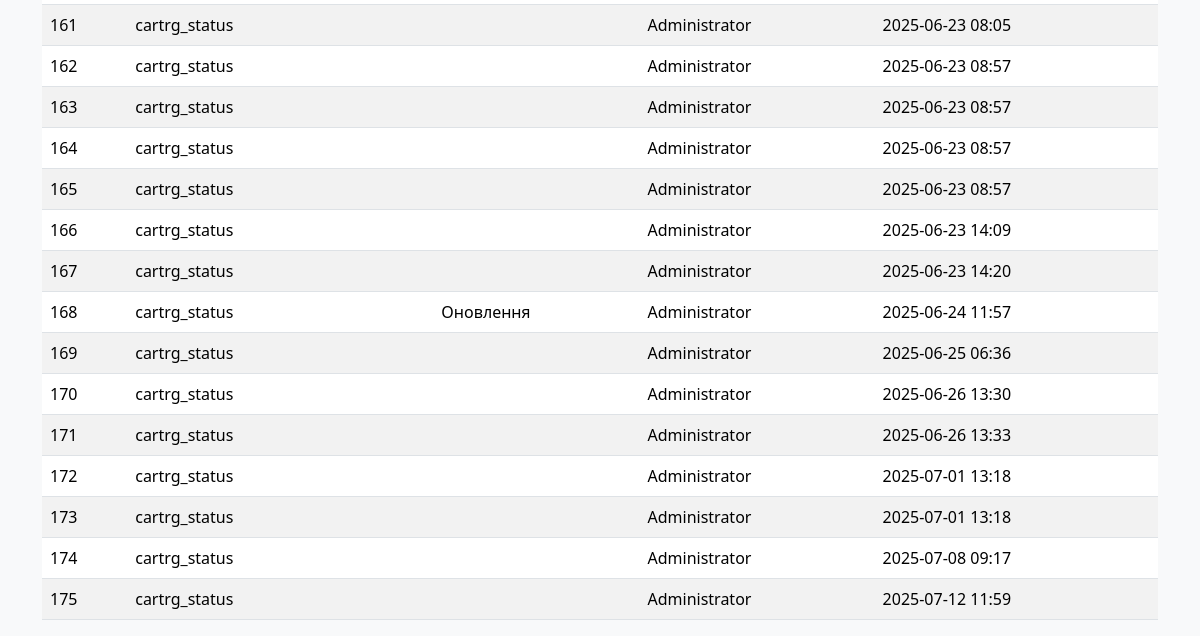
The app's page /event_log (signed in, lower part), older data.
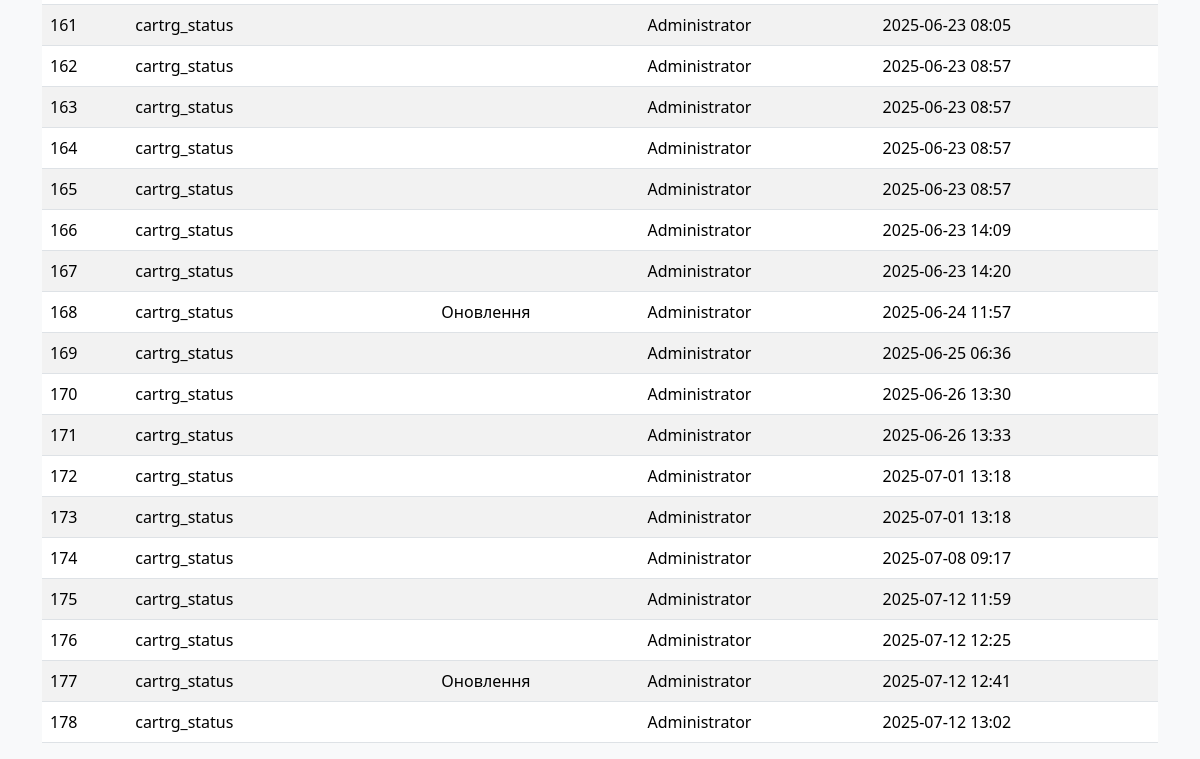
The same page, newer data.
### models.py (models this page shows)
class EventLog(db.Model):
    __tablename__ = "event_log"
    id: Mapped[int] = mapped_column(primary_key=True)
    table_name: Mapped[str] = mapped_column(String(30))
    event_type: Mapped[int] = mapped_column(Integer, server_default=literal(0))
    user_updated: Mapped[int] = mapped_column(ForeignKey(User.id))
    time_updated: Mapped[DateTime] = mapped_column(DateTime, server_default=func.now())

class User(db.Model, UserMixin):
    __tablename__ = "users"
    id: Mapped[int] = mapped_column(primary_key=True)
    username: Mapped[str] = mapped_column(String(30), unique=True, nullable=False)
    password: Mapped[str] = mapped_column(String(255), nullable=False)
    humanname: Mapped[str] = mapped_column(String(60), nullable=False)
    dept_id: Mapped[int] = mapped_column(ForeignKey('refill_dept.id'), nullable=False)
    lastlogin: Mapped[datetime] = mapped_column(DateTime, server_default=func.now())
    active: Mapped[bool] = mapped_column(default=True)
    time_updated: Mapped[DateTime] = mapped_column(DateTime, server_default=func.now())
    role: Mapped[str] = mapped_column(String(30), server_default="user")

### app.py (the view)
    def wrapper(*args, **kwargs):
        if current_user.role != 'admin':
            abort(403)
        return f(*args, **kwargs)

### app.py (called while the page is built)
@login_manager.user_loader
def load_user(user_id):
    return User.query.get(int(user_id))

def admin_required(f):
    def wrapper(*args, **kwargs):
        if current_user.role != 'admin':
            abort(403)
        return f(*args, **kwargs)
    wrapper.__name__ = f.__name__
    return wrapper

@app.route('/event_log')
@login_required
@admin_required
def event_log():
    table_filter = request.args.get('table_filter', '')
    type_filter = request.args.get('type_filter', '')
    query = EventLog.query
    if table_filter:
        query = query.filter(EventLog.table_name == table_filter)
    if type_filter:
        query = query.filter(EventLog.event_type == int(type_filter))
    logs = query.all()
    return render_template('event_log.html', User=User, logs=logs, table_filter=table_filter, type_filter=type_filter)

### templates/event_log.html (shortened to what this page needs)
{% extends "base.html" %}
{% block content %}
    <table class="table table-striped">
        <tbody>
            {% for log in logs %}
            <tr>
                <td>{{ log.id }}</td>
                <td>{{ log.table_name }}</td>
                <td>{{ {0: 'Створення', 1: 'Зміна', 2: 'Оновлення'}[log.event_type] }}</td>
                <td>{{ User.query.get(log.user_updated).humanname }}</td>
                <td>{{ log.time_updated.strftime('%Y-%m-%d %H:%M') }}</td>
            </tr>
            {% endfor %}
        </tbody>
    </table>
{% endblock %}

Row changes from the older to the newer data that the page shows:
added EventLog: id "176", table_name "cartrg_status", query.get "Administrator", time_updated "2025-07-12 12:25"
added EventLog: id "177", table_name "cartrg_status", event_type "Оновлення", query.get "Administrator", time_updated "2025-07-12 12:41"
added EventLog: id "178", table_name "cartrg_status", query.get "Administrator", time_updated "2025-07-12 13:02"
